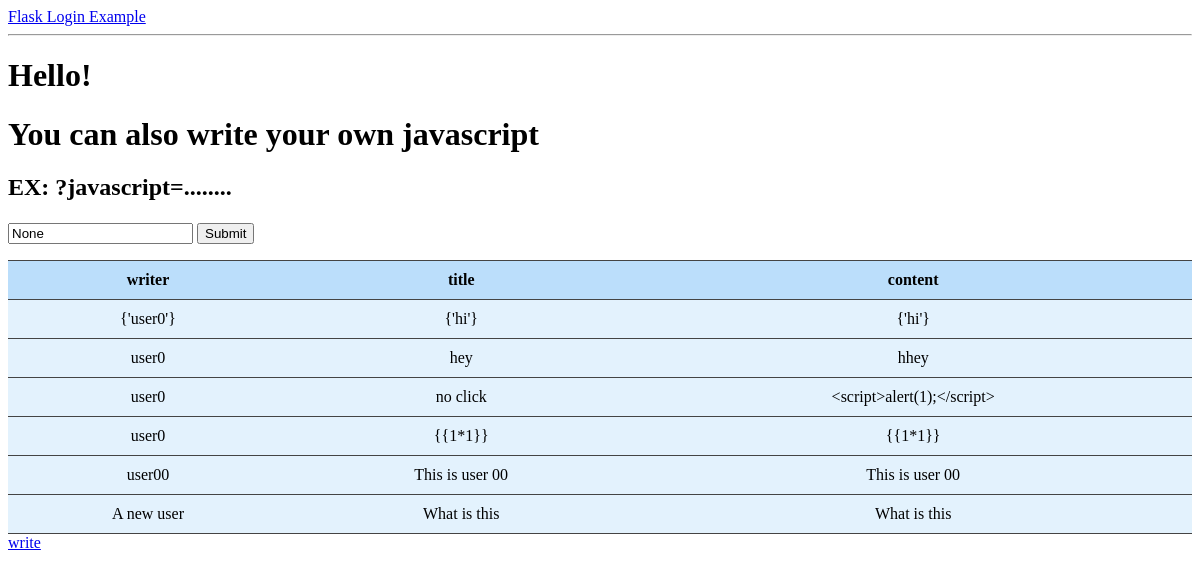
/board (signed in), run on the app's committed database.
### models.py (models this page shows, shortened)
class Board(db.Model):
    id = db.Column(db.Integer, primary_key=True)
    username = db.Column(db.String(32))
    title = db.Column(db.String(128))
    context = db.Column(db.String(2048))

### app.py (the view)
@app.route('/board', methods=['GET', 'POST']) # 로그인 된 후 홈 화면
def board():
    if session['logged_in'] != True:
        return redirect(url_for('login'))
    error = None
    id = session['login_user'] # 세션에 저장했던 로그인 유저 아이디를 변수에 저장함
    if request.method == 'GET': # 처음 페이지가 로드되는 GET 통신
        db = sqlite3.connect(DATABASE)
        cur = db.cursor()
        data = cur.execute(f'select * from board')
        rv = data.fetchall()
        print(type(rv))
        data_list = []
        for row in rv:
            data_dic = {
                'writer': row[0],
                'title': row[1],
                'content': row[2]
            }
            data_list.append(data_dic)
        cur.close()
        db.close()
        free_write = request.args.get('javascript')
        search = request.args.get('search')
        return render_template('board.html', error=error, name=id, data_list=data_list, free_write=free_write, search=search)
    return render_template('board.html', error=error, name=id)

### templates/board.html (shortened to what this page needs)
{% extends "base.html" %}
{% block content %}
<!DOCTYPE html>
<html lang="en">
<head>
</head>
<body>
    <p>
        <h1> Hello! </h1>
        <h1> You can also write your own javascript</h1>
        <h2> EX: ?javascript=........ </h2>
        <form action="/board" method="GET">
            <input type="text" name="search" placeholder="search" value="{{search|safe}}">
            <input type="submit">
        </form>
    </p>
    <table class="table">
        <tr>
            <th>writer</th>
            <th>title</th>
            <th>content</th>
        </tr>
        {% for obj in data_list%}
        <tbody>
            <tr>
                <td>{{obj.writer}}</td>
                <td>{{obj.title}}</td>
                <td>{{obj.content}}</td>
            </tr>
        </tbody>
        {% endfor %}
    </table>
    <a href="/board_write">write</a> <br> <br>
</body>
</html>
{% endblock %}

### templates/base.html (shortened to what this page needs)
<html>
  <head>
  </head>
  <body>
    <div><a href="/">Flask Login Example</a></div>
    <hr>
    {% block content %}{% endblock %}
  </body>
</html>

### templates/board.html (style rules this page uses)
table { width: 100%; border-top: 1px solid #444444; border-collapse: collapse; }
th, td { border-bottom: 1px solid #444444; padding: 10px; text-align: center; }
th { background-color: #bbdefb; }
td { background-color: #e3f2fd; }

### data on the page
Board: writer "{'user0'}", title "{'hi'}", content "{'hi'}"
Board: writer "user0", title "hey", content "hhey"
Board: writer "user0", title "no click", content "<script>alert(1);</script>"
Board: writer "user0", title "{{1*1}}", content "{{1*1}}"
Board: writer "user00", title "This is user 00", content "This is user 00"
Board: writer "A new user", title "What is this", content "What is this"
